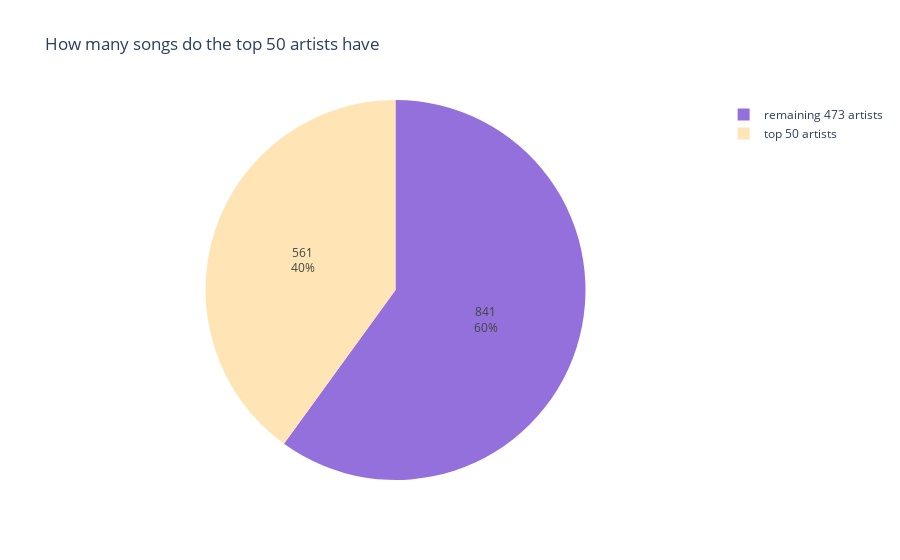

The code cell stored with this chart in its notebook:
### Code cell
iplot(px.pie(values=[artists[:50].sum(),1402-artists[:50].sum()], 
       names=['top 50 artists',f'remaining {523-50} artists'], 
       title="How many songs do the top 50 artists have",
       color_discrete_sequence = ['mediumpurple', 'moccasin']
      ).update_traces(textinfo='value+percent'))

### Figure 1 — Plotly figure (JSON) as saved in the notebook; plotly's stock layout.template omitted (floating-point values rounded to 4 significant figures)
{"data": [{"domain": {"x": [0, 1], "y": [0, 1]}, "hovertemplate": "label=%{label}<br>value=%{value}<extra></extra>", "labels": ["top 50 artists", "remaining 473 artists"], "legendgroup": "", "name": "", "showlegend": true, "textinfo": "value+percent", "type": "pie", "values": [561, 841]}], "layout": {"legend": {"tracegroupgap": 0}, "piecolorway": ["mediumpurple", "moccasin"], "title": {"text": "How many songs do the top 50 artists have"}}}
